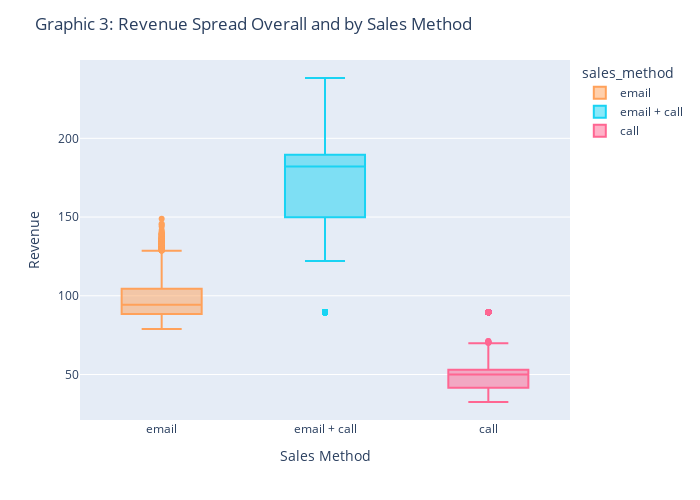

The code cell stored with this chart in its notebook:
### Markdown cell above
## One graphic showing two or more variables to represent the relationship between features

### Code cell
import plotly.express as px

# Set the colors for each sales method
colors = {'Email': 'red', 'Email + Call': 'green', 'Call': 'blue', 'em + call': 'purple'}

# Create a boxplot with Plotly
fig = px.box(data, x='sales_method', y='revenue', color='sales_method', color_discrete_map=colors)

# Customize the layout with increased figure size
fig.update_layout(
    title='Graphic 3: Revenue Spread Overall and by Sales Method',
    xaxis_title='Sales Method',
    yaxis_title='Revenue',
    showlegend=True,  
    width=700,        
    height=500        
)

# Show the plot
fig.show()

### Figure 1 — Plotly figure (JSON) as saved in the notebook; plotly's stock layout.template omitted (floating-point values rounded to 4 significant figures; data arrays with more than 128 entries replaced by an {"elided": "..."} marker saying what was removed)
{"data": [{"alignmentgroup": "True", "hovertemplate": "sales_method=%{x}<br>revenue=%{y}<extra></extra>", "legendgroup": "email", "marker": {"color": "#FFA15A"}, "name": "email", "notched": false, "offsetgroup": "email", "orientation": "v", "showlegend": true, "x": {"elided": "7466 str values"}, "x0": " ", "xaxis": "x", "y": {"elided": "7466 float values"}, "y0": " ", "yaxis": "y", "type": "box"}, {"alignmentgroup": "True", "hovertemplate": "sales_method=%{x}<br>revenue=%{y}<extra></extra>", "legendgroup": "email + call", "marker": {"color": "#19d3f3"}, "name": "email + call", "notched": false, "offsetgroup": "email + call", "orientation": "v", "showlegend": true, "x": {"elided": "2572 str values"}, "x0": " ", "xaxis": "x", "y": {"elided": "2572 float values"}, "y0": " ", "yaxis": "y", "type": "box"}, {"alignmentgroup": "True", "hovertemplate": "sales_method=%{x}<br>revenue=%{y}<extra></extra>", "legendgroup": "call", "marker": {"color": "#FF6692"}, "name": "call", "notched": false, "offsetgroup": "call", "orientation": "v", "showlegend": true, "x": {"elided": "4962 str values"}, "x0": " ", "xaxis": "x", "y": {"elided": "4962 float values"}, "y0": " ", "yaxis": "y", "type": "box"}], "layout": {"xaxis": {"anchor": "y", "domain": [0, 1], "title": {"text": "Sales Method"}, "categoryorder": "array", "categoryarray": ["email", "email + call", "call"]}, "yaxis": {"anchor": "x", "domain": [0, 1], "title": {"text": "Revenue"}}, "legend": {"title": {"text": "sales_method"}, "tracegroupgap": 0}, "margin": {"t": 60}, "boxmode": "overlay", "title": {"text": "Graphic 3: Revenue Spread Overall and by Sales Method"}, "showlegend": true, "width": 700, "height": 500}}
